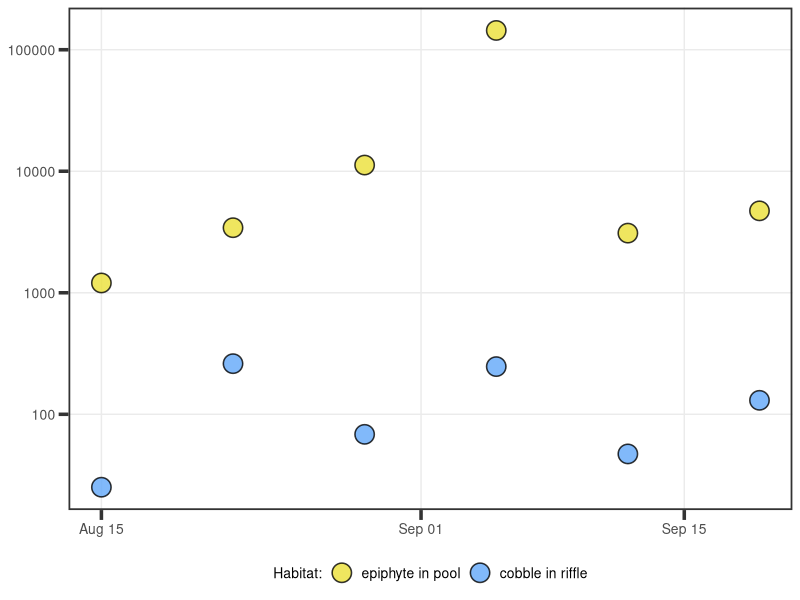
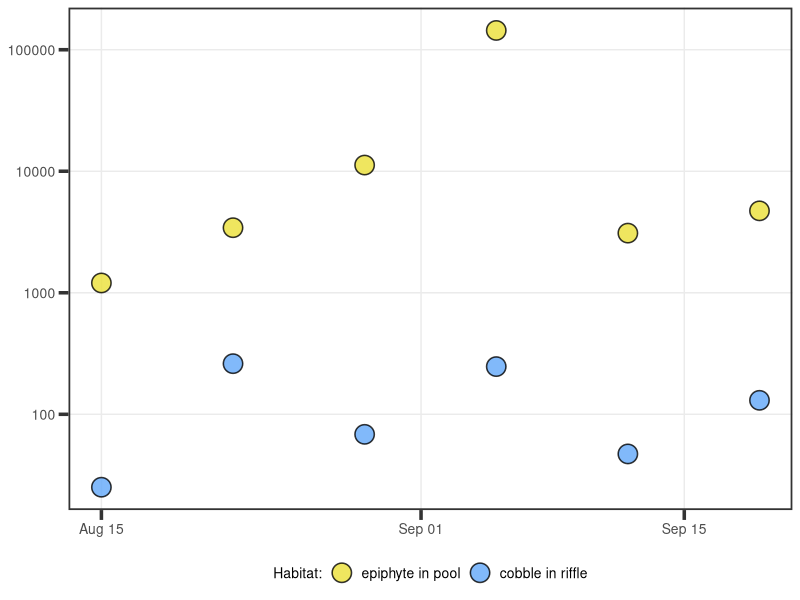

These charts were generated, in order, by the following R code:
#### Supplemental figure comparing individual M. mats from riffle versus pool
### Jordan Zabrecky
## last edited: 07.29.2025

# This script creates a supplementary figure to show the difference 
# between anatoxin concentrations in individual mat samples in pools
# versus riffles using data from the California Water Board (with permission!)

#### (1) Loading libraries & data ####

# loading libraries
lapply(c("tidyverse", "lubridate", "cowplot"), 
       require, character.only = T)

# loading data
data <- read.csv("./data/field_and_lab/state_monitoring_mats.csv") %>% 
  mutate(date = mdy(date))

#### (2) Making plot ####

# set universal theme
theme_set(theme_bw() + 
            theme(legend.position = "top",
                  panel.grid.minor = element_blank(),
                  panel.border = element_rect(linewidth = 1.2), axis.ticks = element_line(linewidth = 1.2),
                  text = element_text(size = 10), axis.ticks.length=unit(.25, "cm"),
                  axis.text.y = element_text(size = 10), axis.text.x = element_text(size = 10),
                  legend.text = element_text(size=10)))

# no scientific notion!
options(scipen=10000)

# plot
fig <- ggplot(data = data, aes(x = date, y = ATXa_ug_L)) +
  geom_point(aes(fill = habitat), shape = 21, size = 6, alpha = 0.8, stroke = 0.8) +
  scale_y_continuous(trans='log10') +
  scale_fill_manual("Habitat:", 
                   labels = c("epiphyte in pool", "cobble in riffle"),
                   values = c("#ebdf38", "#62a7f8")) +
  labs(x = NULL, y = NULL) + 
  theme(legend.position = "bottom")
fig  

# pair with photo of epiphyte in pool habitat
# make sure it's not a photo we want to use with chapter 2!
ggsave("./figures/sfig_atx_riffle_notfinal.tiff", dpi = 600, 
       width=9, height=9, unit="cm")